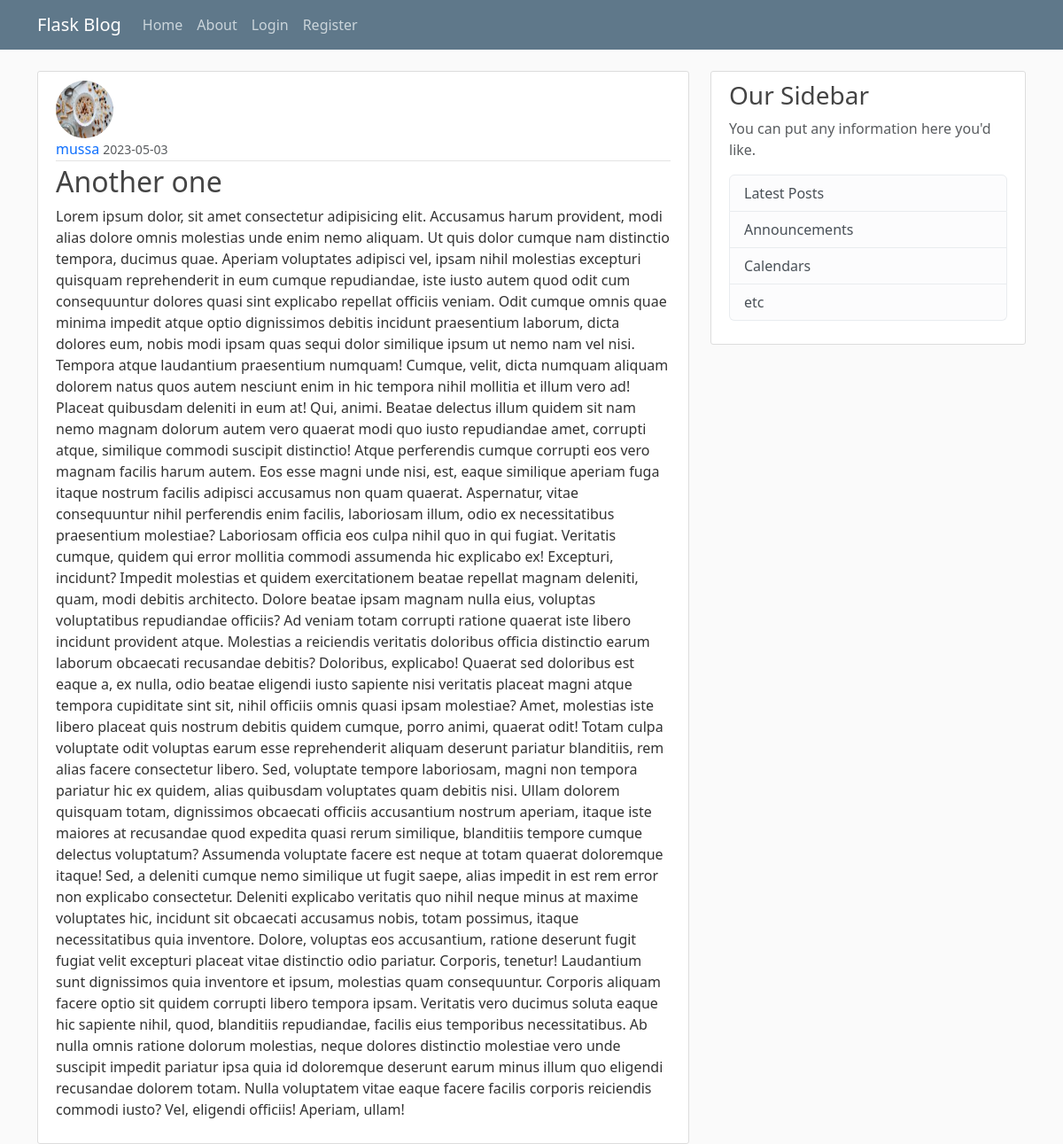
Page /post/9 on the committed database.
### flask_blog/models.py (models this page shows, shortened)
class User(db.Model, UserMixin): # This is a table called 'User', then we create coloumns within it
    id = db.Column(db.Integer, primary_key=True)
    username = db.Column(db.String(20), unique=True, nullable=False) # Username must not be longer that 20characters, it has to be unique, it cannot be 'null' meaning it must not be empty
    email = db.Column(db.String(120), unique=True, nullable=False) # Email must not be longer that 120characters, it has to be unique, it cannot be 'null' meaning it must not be empty
    image_file = db.Column(db.String(20), nullable=False, default='default.jpg') # This is the user profile picture. It is going to be stored as an harsh, and the harsh will be 20characters long. It must not be empty, Default profile picture that every user starts out with must be default
    password = db.Column(db.String(60), nullable=False) # The password will be stored has an harsh, the harsh will be 60characters long
    post = db.relationship('Post', backref='author', lazy=True) # This is to say the 'post' attribute has a relationship with the 'Post' module. The 'backref' is similar to adding another column to the Post module. What the backref allows us to do is When we have a post we can simply use the "author" attribute to get the user who created the post

class Post(db.Model): # This will hold our post
    id = db.Column(db.Integer, primary_key=True)
    title = db.Column(db.String(100), nullable=False) # Title length will max out at 100characters
    date_posted = db.Column(db.DateTime, nullable=False, default=datetime.utcnow) # data posted will have a 'column type' of datatime, it must not be empty, then the default will be set with the datetime.utcnow function without the brakets'()' because we are not calling it now, its just a argument. 'utc' is the most accurate time to use in a db
    content = db.Column(db.Text, nullable=False) # The type of this column is a txt, it must not be empty
    user_id = db.Column(db.Integer, db.ForeignKey('user.id'), nullable=False)

### flask_blog/route.py (the view)
@app.route("/post/<int:post_id>") # Here, it create a rouute based on the unique id each post has
def post(post_id): # It takes post_id as an input
    post = Post.query.get_or_404(post_id) # This gets the content that exist at the id.....if nothing exist there, it return 404 (Page not found)
    return render_template('post.html', title=post.title, post=post)

### flask_blog/templates/post.html (shortened to what this page needs)
{% extends "layout.html" %} {% block content %}
<article class="media content-section">
    <img class="rounded-circle article-img" src="{{url_for('static', filename='profile_pics/' + post.author.image_file)}}" alt="">
    <div class="media-body">
        <div class="article-metadata">
            <a class="mr-2" href="{{url_for('user_posts', username=post.author.username)}}">{{ post.author.username }}</a>
            <small class="text-muted">{{ post.date_posted.strftime('%Y-%m-%d') }}</small>
        </div>
        <h2 class="article-title">{{ post.title }}</h2>
        <p class="article-content">{{ post.content }}</p>
    </div>
</article>
{% endblock content %}

### flask_blog/static/main.css (style rules this page uses)
*, *::before, *::after { padding: none; margin: none; box-sizing: border-box; text-decoration: none; list-style: none; }
body { background: #fafafa; color: #333333; margin-top: 5rem; }
h1, h2, h3, h4, h5, h6 { color: #444444; }
.content-section { background: #ffffff; padding: 10px 20px; border: 1px solid #dddddd; border-radius: 3px; margin-bottom: 20px; }
.mr-2 { text-decoration: none; }
.article-title { text-decoration: none; color: #444444; }
.article-content { white-space: pre-line; }
.article-img { height: 65px; width: 65px; margin-right: 16px; }
.article-metadata { padding-bottom: 1px; margin-bottom: 4px; border-bottom: 1px solid #e3e3e3 }

### rows in the picture
User: image_file (picture), author.username "mussa"
Post: date_posted "2023-05-03", title "Another one", content "Lorem ipsum dolor, sit amet consectetur adipisicing elit. Accusamus harum provident, modi alias dolore omnis molestias unde enim nemo aliquam. Ut quis dolor cumque nam distinctio tempora, ducimus quae. Aperiam voluptates adipisci vel, ipsam nihil molestias excepturi quisquam reprehenderit in eum cumque repudiandae, iste iusto autem quod odit cum consequuntur dolores quasi sint explicabo repellat officiis veniam. Odit cumque omnis quae minima impedit atque optio dignissimos debitis incidunt praesentium laborum, dicta dolores eum, nobis modi ipsam quas sequi dolor similique ipsum ut nemo nam vel nisi. Tempora atque laudantium praesentium numquam! Cumque, velit, dicta numquam aliquam dolorem…"
